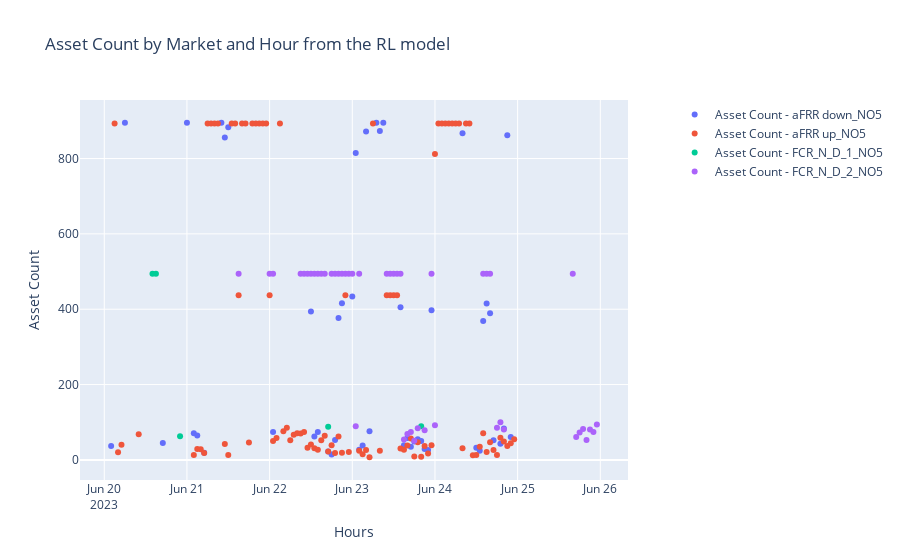

The notebook cell this image was saved under:
### Code cell
make_plots_for_sol(None, sol_name= "RL", rl_df= bids[19])
